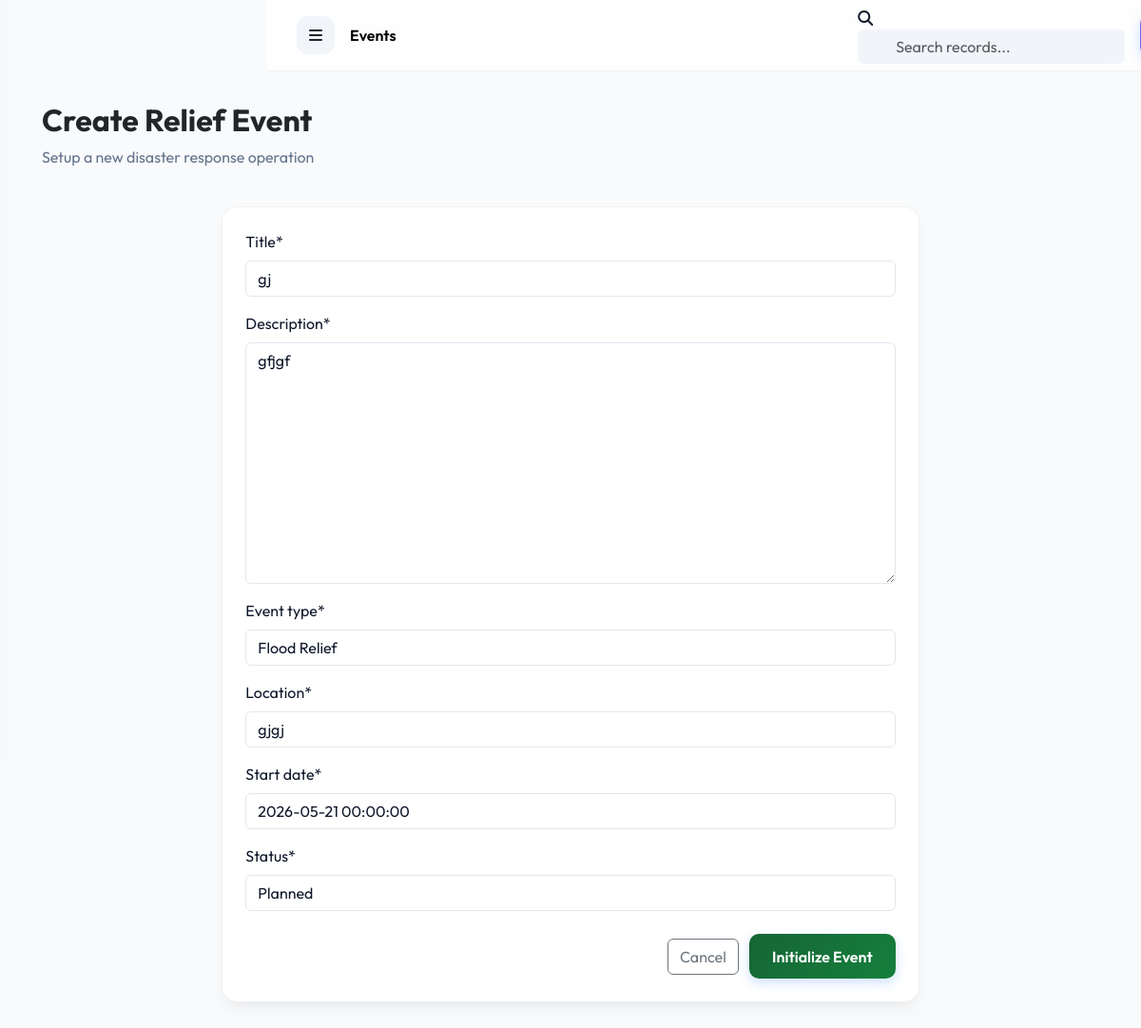
The page /events/1/edit/ (signed in) on the database its author committed.
### events/models.py (models this page shows, shortened)
class ReliefEvent(models.Model):
    STATUS_CHOICES = (
        ('PLANNED', 'Planned'),
        ('ONGOING', 'Ongoing'),
        ('COMPLETED', 'Completed'),
        ('CANCELLED', 'Cancelled'),
    )
    EVENT_TYPES = (
        ('FLOOD', 'Flood Relief'),
        ('TYPHOON', 'Typhoon Aid'),
        ('FIRE', 'Fire Victim Support'),
        ('EARTHQUAKE', 'Earthquake Response'),
        ('MEDICAL', 'Medical Outreach'),
        ('OTHER', 'Other Emergency'),
    )
    title = models.CharField(max_length=255)
    description = models.TextField()
    event_type = models.CharField(max_length=20, choices=EVENT_TYPES)
    location = models.CharField(max_length=255)
    start_date = models.DateTimeField()
    end_date = models.DateTimeField(null=True, blank=True)
    status = models.CharField(max_length=15, choices=STATUS_CHOICES, default='PLANNED')
    assigned_personnel = models.ManyToManyField('accounts.User', related_name='assigned_events')
    created_at = models.DateTimeField(auto_now_add=True)
    updated_at = models.DateTimeField(auto_now=True)

### events/views.py (the view)
# urls.py: path('<int:pk>/edit/', views.EventUpdateView.as_view(), name='edit'),
class EventUpdateView(LoginRequiredMixin, UpdateView):
    model = ReliefEvent
    template_name = 'events/form.html'
    fields = ['title', 'description', 'event_type', 'location', 'start_date', 'status']
    success_url = reverse_lazy('events:list')

### accounts/models.py (called while the page is built)
    def is_admin(self):
        return self.role == 'ADMIN' or self.is_superuser

### notifications/context_processors.py (called while the page is built)
def notifications_processor(request):
    if request.user.is_authenticated:
        unread_notifications = request.user.notifications.filter(is_read=False)[:5]
        unread_count = request.user.notifications.filter(is_read=False).count()
        return {
            'topbar_notifications': unread_notifications,
            'unread_notifications_count': unread_count
        }
    return {}

### templates/events/form.html (shortened to what this page needs)
{% extends 'base.html' %}
{% load crispy_forms_tags %}
{% block content %}
<div class="container-fluid">
    <div class="row mb-4">
        <div class="col-md-12">
            <h2 class="fw-bold text-dark">Create Relief Event</h2>
            <p class="text-muted">Setup a new disaster response operation</p>
        </div>
    </div>
    <div class="row justify-content-center">
        <div class="col-md-8">
            <div class="glass-card p-4">
                <form method="post">
                    {{ form|crispy }}
                    <div class="mt-4 text-end">
                        <a href="{% url 'events:list' %}" class="btn btn-outline-secondary me-2">Cancel</a>
                        <button type="submit" class="btn btn-primary-glass">Initialize Event</button>
                    </div>
                </form>
            </div>
        </div>
    </div>
</div>
{% endblock %}

### static/css/style.css (style rules this page uses)
:root { --primary-green: #166534; --primary-blue: #1d4ed8; --primary-red: #991b1b; --primary-yellow: #eab308; --primary-gradient: linear-gradient(135deg, #166534 0%, #15803d 100%); --secondary-gradient: linear-gradient(135deg, #1d4ed8 0%, #3b82f6 100%); --accent-gradient: linear-gradient(135deg, #991b1b 0%, #dc2626 100%); --sidebar-bg: #ffffff; --dark-bg: #f8fafc; --glass-bg: rgba(255, 255, 255, 0.7); --glass-border: rgba(0, 0, 0, 0.05); --text-main: #0f172a; --text-muted: #64748b; --card-shadow: 0 10px 15px -3px rgba(0, 0, 0, 0.05), 0 4px 6px -2px rgba(0, 0, 0, 0.02); }
body { background-color: var(--dark-bg) !important; color: var(--text-main) !important; font-family: 'Outfit', sans-serif !important; margin: 0; min-height: 100vh; }
h1, h2, h3, h4, h5, h6 { color: var(--text-main) !important; font-weight: 700 !important; }
.text-muted, .text-white-50 { color: var(--text-muted) !important; opacity: 1 !important; }
.glass-card { background: #ffffff; border: 1px solid var(--glass-border) !important; border-radius: 16px !important; box-shadow: var(--card-shadow) !important; }
.btn-primary-glass { background: var(--primary-gradient) !important; border: none !important; color: #fff !important; padding: 0.7rem 1.5rem !important; border-radius: 10px !important; font-weight: 600 !important; box-shadow: 0 4px 12px rgba(59, 130, 246, 0.25) !important; }
.form-control, .form-select { background: #ffffff !important; border: 1px solid #e2e8f0 !important; color: var(--text-main) !important; }

### templates/base.html (style rules this page uses)
:root { --sidebar-width: 280px; --topbar-height: 75px; --light-core: #ffffff; --body-bg: #f8fafc; }
body { background-color: var(--body-bg) !important; margin: 0; padding: 0; color: #0f172a !important; font-family: 'Outfit', sans-serif !important; }

### rows shown on the page
ReliefEvent: title "gj", description "gfjgf", event_type "Flood Relief", location "gjgj", start_date "2026-05-21 00:00:00", status "Planned"

### other values the page prints
{{ request.resolver_match.app_name|title }} "Events"
